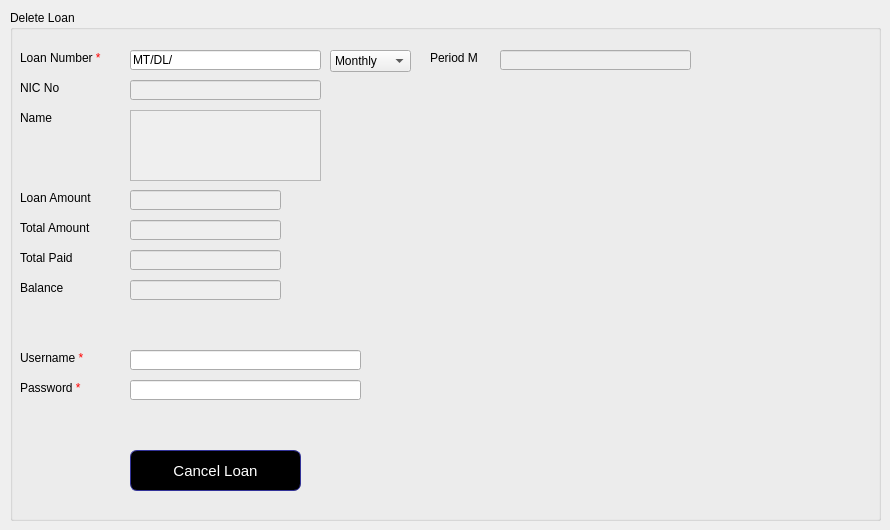
      <widget class="QWidget" name="tab_10">
       <attribute name="title">
        <string>Cancel Loan</string>
       </attribute>
       <widget class="QGroupBox" name="groupBox_5">
        <property name="geometry">
         <rect>
          <x>10</x>
          <y>10</y>
          <width>871</width>
          <height>511</height>
         </rect>
        </property>
        <property name="title">
         <string>Delete Loan</string>
        </property>
        <widget class="QLabel" name="label_39">
         <property name="geometry">
          <rect>
           <x>10</x>
           <y>40</y>
           <width>101</width>
           <height>16</height>
          </rect>
         </property>
         <property name="text">
          <string>Loan Number &lt;span style=&quot;color: red&quot;&gt;*&lt;/span&gt;</string>
         </property>
        </widget>
        <widget class="QLineEdit" name="lineEdit_27">
         <property name="geometry">
          <rect>
           <x>120</x>
           <y>40</y>
           <width>191</width>
           <height>20</height>
          </rect>
         </property>
         <property name="text">
          <string>MT/DL/</string>
         </property>
        </widget>
        <widget class="QLabel" name="label_40">
         <property name="geometry">
          <rect>
           <x>10</x>
           <y>70</y>
           <width>61</width>
           <height>16</height>
          </rect>
         </property>
         <property name="text">
          <string>NIC No </string>
         </property>
        </widget>
        <widget class="QLineEdit" name="lineEdit_32">
         <property name="enabled">
          <bool>false</bool>
         </property>
         <property name="geometry">
          <rect>
           <x>120</x>
           <y>180</y>
           <width>151</width>
           <height>20</height>
          </rect>
         </property>
         <property name="text">
          <string/>
         </property>
        </widget>
        <widget class="QLineEdit" name="lineEdit_33">
         <property name="enabled">
          <bool>false</bool>
         </property>
         <property name="geometry">
          <rect>
           <x>120</x>
           <y>210</y>
           <width>151</width>
           <height>20</height>
          </rect>
         </property>
         <property name="text">
          <string/>
         </property>
        </widget>
        <widget class="QLabel" name="label_49">
         <property name="geometry">
          <rect>
           <x>420</x>
           <y>40</y>
           <width>61</width>
           <height>16</height>
          </rect>
         </property>
         <property name="text">
          <string>Period M</string>
         </property>
        </widget>
        <widget class="QPlainTextEdit" name="plainTextEdit_10">
         <property name="enabled">
          <bool>false</bool>
         </property>
         <property name="geometry">
          <rect>
           <x>120</x>
           <y>100</y>
           <width>191</width>
           <height>71</height>
          </rect>
         </property>
         <property name="plainText">
          <string/>
         </property>
        </widget>
        <widget class="QLineEdit" name="lineEdit_38">
         <property name="enabled">
          <bool>false</bool>
         </property>
         <property name="geometry">
          <rect>
           <x>490</x>
           <y>40</y>
           <width>191</width>
           <height>20</height>
          </rect>
         </property>
         <property name="text">
          <string/>
         </property>
        </widget>
        <widget class="QLineEdit" name="lineEdit_39">
         <property name="enabled">
          <bool>false</bool>
         </property>
         <property name="geometry">
          <rect>
           <x>120</x>
           <y>70</y>
           <width>191</width>
           <height>20</height>
          </rect>
         </property>
         <property name="text">
          <string/>
         </property>
        </widget>
        <widget class="QLabel" name="label_53">
         <property name="geometry">
          <rect>
           <x>10</x>
           <y>100</y>
           <width>61</width>
           <height>16</height>
          </rect>
         </property>
         <property name="text">
          <string>Name</string>
         </property>
        </widget>
        <widget class="QLabel" name="label_54">
         <property name="geometry">
          <rect>
           <x>10</x>
           <y>210</y>
           <width>91</width>
           <height>16</height>
          </rect>
         </property>
         <property name="text">
          <string>Total Amount</string>
         </property>
        </widget>
        <widget class="QLabel" name="label_55">
         <property name="geometry">
          <rect>
           <x>10</x>
           <y>180</y>
           <width>91</width>
           <height>16</height>
          </rect>
         </property>
         <property name="text">
          <string>Loan Amount</string>
         </property>
        </widget>
        <widget class="QLabel" name="label_56">
         <property name="geometry">
          <rect>
           <x>10</x>
           <y>240</y>
           <width>91</width>
           <height>16</height>
          </rect>
         </property>
         <property name="text">
          <string>Total Paid</string>
         </property>
        </widget>
        <widget class="QLineEdit" name="lineEdit_34">
         <property name="enabled">
          <bool>false</bool>
         </property>
         <property name="geometry">
          <rect>
           <x>120</x>
           <y>240</y>
           <width>151</width>
           <height>20</height>
          </rect>
         </property>
         <property name="text">
          <string/>
         </property>
        </widget>
        <widget class="QLineEdit" name="lineEdit_35">
         <property name="enabled">
          <bool>false</bool>
         </property>
         <property name="geometry">
          <rect>
           <x>120</x>
           <y>270</y>
           <width>151</width>
           <height>20</height>
          </rect>
         </property>
         <property name="text">
          <string/>
         </property>
        </widget>
        <widget class="QLabel" name="label_57">
         <property name="geometry">
          <rect>
           <x>10</x>
           <y>270</y>
           <width>91</width>
           <height>16</height>
          </rect>
         </property>
         <property name="text">
          <string>Balance</string>
         </property>
        </widget>
        <widget class="QLabel" name="label_41">
         <property name="geometry">
          <rect>
           <x>10</x>
           <y>340</y>
           <width>81</width>
           <height>16</height>
          </rect>
         </property>
         <property name="text">
          <string>Username  &lt;span style=&quot;color: red&quot;&gt;*&lt;/span&gt;</string>
         </property>
        </widget>
        <widget class="QLineEdit" name="lineEdit_28">
         <property name="geometry">
          <rect>
           <x>120</x>
           <y>370</y>
           <width>231</width>
           <height>20</height>
          </rect>
         </property>
         <property name="text">
          <string/>
         </property>
         <property name="echoMode">
          <enum>QLineEdit::Password</enum>
         </property>
        </widget>
        <widget class="QLineEdit" name="lineEdit_29">
         <property name="geometry">
          <rect>
           <x>120</x>
           <y>340</y>
           <width>231</width>
           <height>20</height>
          </rect>
         </property>
         <property name="text">
          <string/>
         </property>
        </widget>
        <widget class="QLabel" name="label_42">
         <property name="geometry">
          <rect>
           <x>10</x>
           <y>370</y>
           <width>81</width>
           <height>16</height>
          </rect>
         </property>
         <property name="text">
          <string>Password  &lt;span style=&quot;color: red&quot;&gt;*&lt;/span&gt;</string>
         </property>
        </widget>
        <widget class="QPushButton" name="pushButton_9">
         <property name="geometry">
          <rect>
           <x>120</x>
           <y>440</y>
           <width>171</width>
           <height>41</height>
          </rect>
         </property>
         <property name="styleSheet">
          <string notr="true">QPushButton:hover {
color: black;
background-color: grey;
border-width: 1px;
border-color: #339;
border-style: solid;
border-radius: 7;
padding: 3px;
font-size: 15px;
padding-left: 5px;
padding-right: 5px;
}
QPushButton {
color: white;
background-color: QLinearGradient( );
border-width: 1px;
border-color: #339;
border-style: solid;
border-radius: 7;
padding: 3px;
font-size: 15px;
padding-left: 5px;
padding-right: 5px;

}</string>
         </property>
         <property name="text">
          <string>Cancel Loan</string>
         </property>
        </widget>
        <widget class="QLabel" name="label_31">
         <property name="geometry">
          <rect>
           <x>60</x>
           <y>400</y>
           <width>281</width>
           <height>31</height>
          </rect>
         </property>
         <property name="styleSheet">
          <string notr="true">color:red;</string>
         </property>
         <property name="text">
          <string/>
         </property>
        </widget>
        <widget class="QLabel" name="label_116">
         <property name="geometry">
          <rect>
           <x>70</x>
           <y>400</y>
           <width>321</width>
           <height>31</height>
          </rect>
         </property>
         <property name="styleSheet">
          <string notr="true">color:red;</string>
         </property>
         <property name="text">
          <string/>
         </property>
        </widget>
        <widget class="QComboBox" name="comboBox_23">
         <property name="geometry">
          <rect>
           <x>320</x>
           <y>40</y>
           <width>81</width>
           <height>22</height>
          </rect>
         </property>
         <item>
          <property name="text">
           <string>Monthly</string>
          </property>
         </item>
         <item>
          <property name="text">
           <string>Weekly</string>
          </property>
         </item>
         <item>
          <property name="text">
           <string>Daily</string>
          </property>
         </item>
        </widget>
       </widget>
      </widget>
